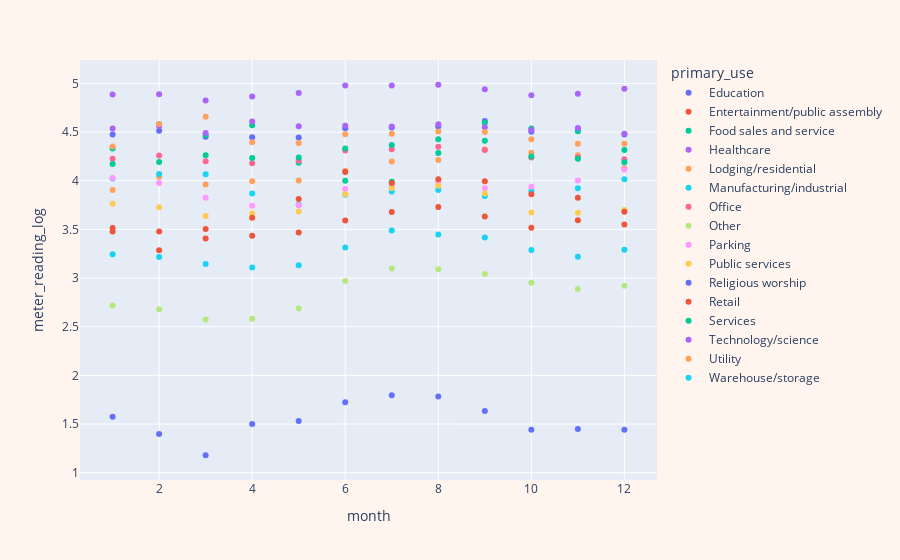

Notebook source saved alongside this figure:
### Code cell
#Monthly Averaged Data Grouped by primary_use
filtered_data=merged_data.groupby(['primary_use','month'])['meter_reading_log'].mean().reset_index()
fig2 = px.scatter(filtered_data, x='month', y='meter_reading_log', color='primary_use')
fig2.update_layout(
    
    paper_bgcolor='seashell'  # Set the color of the background
)

fig2.show()

### Figure 1 — Plotly figure (JSON) as saved in the notebook; plotly's stock layout.template omitted (floating-point values rounded to 4 significant figures)
{"data": [{"hovertemplate": "primary_use=Education<br>month=%{x}<br>meter_reading_log=%{y}<extra></extra>", "legendgroup": "Education", "marker": {"color": "#636efa", "symbol": "circle"}, "mode": "markers", "name": "Education", "orientation": "v", "showlegend": true, "type": "scatter", "x": [1, 2, 3, 4, 5, 6, 7, 8, 9, 10, 11, 12], "xaxis": "x", "y": [4.476, 4.514, 4.454, 4.447, 4.444, 4.539, 4.547, 4.557, 4.614, 4.504, 4.533, 4.476], "yaxis": "y"}, {"hovertemplate": "primary_use=Entertainment/public assembly<br>month=%{x}<br>meter_reading_log=%{y}<extra></extra>", "legendgroup": "Entertainment/public assembly", "marker": {"color": "#EF553B", "symbol": "circle"}, "mode": "markers", "name": "Entertainment/public assembly", "orientation": "v", "showlegend": true, "type": "scatter", "x": [1, 2, 3, 4, 5, 6, 7, 8, 9, 10, 11, 12], "xaxis": "x", "y": [3.479, 3.478, 3.407, 3.436, 3.468, 3.592, 3.68, 3.731, 3.633, 3.517, 3.594, 3.55], "yaxis": "y"}, {"hovertemplate": "primary_use=Food sales and service<br>month=%{x}<br>meter_reading_log=%{y}<extra></extra>", "legendgroup": "Food sales and service", "marker": {"color": "#00cc96", "symbol": "circle"}, "mode": "markers", "name": "Food sales and service", "orientation": "v", "showlegend": true, "type": "scatter", "x": [1, 2, 3, 4, 5, 6, 7, 8, 9, 10, 11, 12], "xaxis": "x", "y": [4.332, 4.581, 4.471, 4.572, 4.186, 4.001, 3.989, 4.286, 4.597, 4.538, 4.509, 4.315], "yaxis": "y"}, {"hovertemplate": "primary_use=Healthcare<br>month=%{x}<br>meter_reading_log=%{y}<extra></extra>", "legendgroup": "Healthcare", "marker": {"color": "#ab63fa", "symbol": "circle"}, "mode": "markers", "name": "Healthcare", "orientation": "v", "showlegend": true, "type": "scatter", "x": [1, 2, 3, 4, 5, 6, 7, 8, 9, 10, 11, 12], "xaxis": "x", "y": [4.886, 4.89, 4.824, 4.865, 4.902, 4.979, 4.98, 4.987, 4.939, 4.879, 4.893, 4.945], "yaxis": "y"}, {"hovertemplate": "primary_use=Lodging/residential<br>month=%{x}<br>meter_reading_log=%{y}<extra></extra>", "legendgroup": "Lodging/residential", "marker": {"color": "#FFA15A", "symbol": "circle"}, "mode": "markers", "name": "Lodging/residential", "orientation": "v", "showlegend": true, "type": "scatter", "x": [1, 2, 3, 4, 5, 6, 7, 8, 9, 10, 11, 12], "xaxis": "x", "y": [3.904, 4.04, 3.961, 3.996, 4.004, 4.104, 4.199, 4.213, 4.321, 4.287, 4.263, 4.129], "yaxis": "y"}, {"hovertemplate": "primary_use=Manufacturing/industrial<br>month=%{x}<br>meter_reading_log=%{y}<extra></extra>", "legendgroup": "Manufacturing/industrial", "marker": {"color": "#19d3f3", "symbol": "circle"}, "mode": "markers", "name": "Manufacturing/industrial", "orientation": "v", "showlegend": true, "type": "scatter", "x": [1, 2, 3, 4, 5, 6, 7, 8, 9, 10, 11, 12], "xaxis": "x", "y": [4.023, 4.069, 4.067, 3.869, 3.752, 3.857, 3.889, 3.906, 3.845, 3.896, 3.923, 4.016], "yaxis": "y"}, {"hovertemplate": "primary_use=Office<br>month=%{x}<br>meter_reading_log=%{y}<extra></extra>", "legendgroup": "Office", "marker": {"color": "#FF6692", "symbol": "circle"}, "mode": "markers", "name": "Office", "orientation": "v", "showlegend": true, "type": "scatter", "x": [1, 2, 3, 4, 5, 6, 7, 8, 9, 10, 11, 12], "xaxis": "x", "y": [4.227, 4.26, 4.202, 4.179, 4.206, 4.312, 4.325, 4.349, 4.316, 4.239, 4.238, 4.222], "yaxis": "y"}, {"hovertemplate": "primary_use=Other<br>month=%{x}<br>meter_reading_log=%{y}<extra></extra>", "legendgroup": "Other", "marker": {"color": "#B6E880", "symbol": "circle"}, "mode": "markers", "name": "Other", "orientation": "v", "showlegend": true, "type": "scatter", "x": [1, 2, 3, 4, 5, 6, 7, 8, 9, 10, 11, 12], "xaxis": "x", "y": [2.717, 2.679, 2.575, 2.583, 2.688, 2.97, 3.099, 3.091, 3.041, 2.953, 2.887, 2.922], "yaxis": "y"}, {"hovertemplate": "primary_use=Parking<br>month=%{x}<br>meter_reading_log=%{y}<extra></extra>", "legendgroup": "Parking", "marker": {"color": "#FF97FF", "symbol": "circle"}, "mode": "markers", "name": "Parking", "orientation": "v", "showlegend": true, "type": "scatter", "x": [1, 2, 3, 4, 5, 6, 7, 8, 9, 10, 11, 12], "xaxis": "x", "y": [4.027, 3.978, 3.827, 3.744, 3.748, 3.916, 3.939, 3.986, 3.923, 3.939, 4.004, 4.116], "yaxis": "y"}, {"hovertemplate": "primary_use=Public services<br>month=%{x}<br>meter_reading_log=%{y}<extra></extra>", "legendgroup": "Public services", "marker": {"color": "#FECB52", "symbol": "circle"}, "mode": "markers", "name": "Public services", "orientation": "v", "showlegend": true, "type": "scatter", "x": [1, 2, 3, 4, 5, 6, 7, 8, 9, 10, 11, 12], "xaxis": "x", "y": [3.765, 3.728, 3.639, 3.664, 3.684, 3.862, 3.926, 3.95, 3.868, 3.673, 3.672, 3.7], "yaxis": "y"}, {"hovertemplate": "primary_use=Religious worship<br>month=%{x}<br>meter_reading_log=%{y}<extra></extra>", "legendgroup": "Religious worship", "marker": {"color": "#636efa", "symbol": "circle"}, "mode": "markers", "name": "Religious worship", "orientation": "v", "showlegend": true, "type": "scatter", "x": [1, 2, 3, 4, 5, 6, 7, 8, 9, 10, 11, 12], "xaxis": "x", "y": [1.575, 1.397, 1.179, 1.5, 1.531, 1.725, 1.795, 1.784, 1.634, 1.442, 1.449, 1.441], "yaxis": "y"}, {"hovertemplate": "primary_use=Retail<br>month=%{x}<br>meter_reading_log=%{y}<extra></extra>", "legendgroup": "Retail", "marker": {"color": "#EF553B", "symbol": "circle"}, "mode": "markers", "name": "Retail", "orientation": "v", "showlegend": true, "type": "scatter", "x": [1, 2, 3, 4, 5, 6, 7, 8, 9, 10, 11, 12], "xaxis": "x", "y": [3.516, 3.287, 3.504, 3.62, 3.813, 4.091, 3.976, 4.016, 3.996, 3.862, 3.826, 3.68], "yaxis": "y"}, {"hovertemplate": "primary_use=Services<br>month=%{x}<br>meter_reading_log=%{y}<extra></extra>", "legendgroup": "Services", "marker": {"color": "#00cc96", "symbol": "circle"}, "mode": "markers", "name": "Services", "orientation": "v", "showlegend": true, "type": "scatter", "x": [1, 2, 3, 4, 5, 6, 7, 8, 9, 10, 11, 12], "xaxis": "x", "y": [4.171, 4.192, 4.262, 4.233, 4.24, 4.331, 4.369, 4.427, 4.411, 4.25, 4.226, 4.189], "yaxis": "y"}, {"hovertemplate": "primary_use=Technology/science<br>month=%{x}<br>meter_reading_log=%{y}<extra></extra>", "legendgroup": "Technology/science", "marker": {"color": "#ab63fa", "symbol": "circle"}, "mode": "markers", "name": "Technology/science", "orientation": "v", "showlegend": true, "type": "scatter", "x": [1, 2, 3, 4, 5, 6, 7, 8, 9, 10, 11, 12], "xaxis": "x", "y": [4.536, 4.562, 4.491, 4.609, 4.561, 4.566, 4.558, 4.581, 4.551, 4.521, 4.542, 4.483], "yaxis": "y"}, {"hovertemplate": "primary_use=Utility<br>month=%{x}<br>meter_reading_log=%{y}<extra></extra>", "legendgroup": "Utility", "marker": {"color": "#FFA15A", "symbol": "circle"}, "mode": "markers", "name": "Utility", "orientation": "v", "showlegend": true, "type": "scatter", "x": [1, 2, 3, 4, 5, 6, 7, 8, 9, 10, 11, 12], "xaxis": "x", "y": [4.353, 4.584, 4.658, 4.395, 4.388, 4.478, 4.484, 4.507, 4.502, 4.428, 4.381, 4.382], "yaxis": "y"}, {"hovertemplate": "primary_use=Warehouse/storage<br>month=%{x}<br>meter_reading_log=%{y}<extra></extra>", "legendgroup": "Warehouse/storage", "marker": {"color": "#19d3f3", "symbol": "circle"}, "mode": "markers", "name": "Warehouse/storage", "orientation": "v", "showlegend": true, "type": "scatter", "x": [1, 2, 3, 4, 5, 6, 7, 8, 9, 10, 11, 12], "xaxis": "x", "y": [3.245, 3.217, 3.144, 3.11, 3.131, 3.316, 3.489, 3.449, 3.416, 3.288, 3.219, 3.292], "yaxis": "y"}], "layout": {"legend": {"title": {"text": "primary_use"}, "tracegroupgap": 0}, "margin": {"t": 60}, "paper_bgcolor": "seashell", "xaxis": {"anchor": "y", "domain": [0, 1], "title": {"text": "month"}}, "yaxis": {"anchor": "x", "domain": [0, 1], "title": {"text": "meter_reading_log"}}}}
